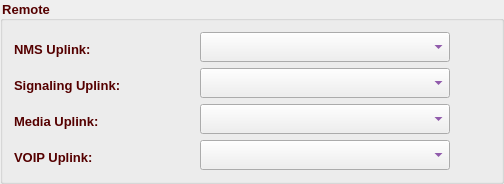
               <widget class="QGroupBox" name="groupBox_6">
                <property name="font">
                 <font>
                  <family>Tahoma</family>
                  <pointsize>10</pointsize>
                  <weight>75</weight>
                  <bold>true</bold>
                 </font>
                </property>
                <property name="styleSheet">
                 <string notr="true">color: rgb(85, 0, 0);</string>
                </property>
                <property name="title">
                 <string>Remote</string>
                </property>
                <layout class="QVBoxLayout" name="verticalLayout_10">
                 <item>
                  <layout class="QVBoxLayout" name="verticalLayout_11">
                   <item>
                    <layout class="QHBoxLayout" name="horizontalLayout_6">
                     <item>
                      <widget class="QLabel" name="label_13">
                       <property name="minimumSize">
                        <size>
                         <width>180</width>
                         <height>30</height>
                        </size>
                       </property>
                       <property name="maximumSize">
                        <size>
                         <width>180</width>
                         <height>25</height>
                        </size>
                       </property>
                       <property name="font">
                        <font>
                         <family>Tahoma</family>
                         <pointsize>10</pointsize>
                         <weight>75</weight>
                         <bold>true</bold>
                        </font>
                       </property>
                       <property name="text">
                        <string>NMS Uplink:</string>
                       </property>
                      </widget>
                     </item>
                     <item>
                      <widget class="QComboBox" name="RNmsUplinkCB">
                       <property name="sizePolicy">
                        <sizepolicy hsizetype="Preferred" vsizetype="Preferred">
                         <horstretch>0</horstretch>
                         <verstretch>0</verstretch>
                        </sizepolicy>
                       </property>
                       <property name="minimumSize">
                        <size>
                         <width>250</width>
                         <height>30</height>
                        </size>
                       </property>
                       <property name="maximumSize">
                        <size>
                         <width>250</width>
                         <height>30</height>
                        </size>
                       </property>
                       <property name="font">
                        <font>
                         <family>Tahoma</family>
                         <pointsize>10</pointsize>
                         <weight>75</weight>
                         <bold>true</bold>
                        </font>
                       </property>
                       <property name="styleSheet">
                        <string notr="true">color: rgb(85, 0, 127);</string>
                       </property>
                      </widget>
                     </item>
                     <item>
                      <spacer name="horizontalSpacer_28">
                       <property name="font">
                        <font>
                         <family>Tahoma</family>
                         <pointsize>10</pointsize>
                        </font>
                       </property>
                       <property name="orientation">
                        <enum>Qt::Horizontal</enum>
                       </property>
                       <property name="sizeHint" stdset="0">
                        <size>
                         <width>40</width>
                         <height>20</height>
                        </size>
                       </property>
                      </spacer>
                     </item>
                    </layout>
                   </item>
                   <item>
                    <layout class="QHBoxLayout" name="horizontalLayout_22">
                     <item>
                      <widget class="QLabel" name="label_18">
                       <property name="minimumSize">
                        <size>
                         <width>180</width>
                         <height>30</height>
                        </size>
                       </property>
                       <property name="maximumSize">
                        <size>
                         <width>180</width>
                         <height>25</height>
                        </size>
                       </property>
                       <property name="font">
                        <font>
                         <family>Tahoma</family>
                         <pointsize>10</pointsize>
                         <weight>75</weight>
                         <bold>true</bold>
                        </font>
                       </property>
                       <property name="text">
                        <string>Signaling Uplink:</string>
                       </property>
                      </widget>
                     </item>
                     <item>
                      <widget class="QComboBox" name="RSigUplinkCB">
                       <property name="sizePolicy">
                        <sizepolicy hsizetype="Preferred" vsizetype="Preferred">
                         <horstretch>0</horstretch>
                         <verstretch>0</verstretch>
                        </sizepolicy>
                       </property>
                       <property name="minimumSize">
                        <size>
                         <width>250</width>
                         <height>30</height>
                        </size>
                       </property>
                       <property name="maximumSize">
                        <size>
                         <width>250</width>
                         <height>30</height>
                        </size>
                       </property>
                       <property name="font">
                        <font>
                         <family>Tahoma</family>
                         <pointsize>10</pointsize>
                         <weight>75</weight>
                         <bold>true</bold>
                        </font>
                       </property>
                       <property name="styleSheet">
                        <string notr="true">color: rgb(85, 0, 127);</string>
                       </property>
                      </widget>
                     </item>
                     <item>
                      <spacer name="horizontalSpacer_29">
                       <property name="font">
                        <font>
                         <family>Tahoma</family>
                         <pointsize>10</pointsize>
                        </font>
                       </property>
                       <property name="orientation">
                        <enum>Qt::Horizontal</enum>
                       </property>
                       <property name="sizeHint" stdset="0">
                        <size>
                         <width>40</width>
                         <height>20</height>
                        </size>
                       </property>
                      </spacer>
                     </item>
                    </layout>
                   </item>
                   <item>
                    <layout class="QHBoxLayout" name="horizontalLayout_23">
                     <item>
                      <widget class="QLabel" name="label_21">
                       <property name="minimumSize">
                        <size>
                         <width>180</width>
                         <height>30</height>
                        </size>
                       </property>
                       <property name="maximumSize">
                        <size>
                         <width>180</width>
                         <height>25</height>
                        </size>
                       </property>
                       <property name="font">
                        <font>
                         <family>Tahoma</family>
                         <pointsize>10</pointsize>
                         <weight>75</weight>
                         <bold>true</bold>
                        </font>
                       </property>
                       <property name="text">
                        <string>Media Uplink:</string>
                       </property>
                      </widget>
                     </item>
                     <item>
                      <widget class="QComboBox" name="RMediaUplinkCB">
                       <property name="sizePolicy">
                        <sizepolicy hsizetype="Preferred" vsizetype="Preferred">
                         <horstretch>0</horstretch>
                         <verstretch>0</verstretch>
                        </sizepolicy>
                       </property>
                       <property name="minimumSize">
                        <size>
                         <width>250</width>
                         <height>30</height>
                        </size>
                       </property>
                       <property name="maximumSize">
                        <size>
                         <width>250</width>
                         <height>30</height>
                        </size>
                       </property>
                       <property name="font">
                        <font>
                         <family>Tahoma</family>
                         <pointsize>10</pointsize>
                         <weight>75</weight>
                         <bold>true</bold>
                        </font>
                       </property>
                       <property name="styleSheet">
                        <string notr="true">color: rgb(85, 0, 127);</string>
                       </property>
                      </widget>
                     </item>
                     <item>
                      <spacer name="horizontalSpacer_30">
                       <property name="font">
                        <font>
                         <family>Tahoma</family>
                         <pointsize>10</pointsize>
                        </font>
                       </property>
                       <property name="orientation">
                        <enum>Qt::Horizontal</enum>
                       </property>
                       <property name="sizeHint" stdset="0">
                        <size>
                         <width>40</width>
                         <height>20</height>
                        </size>
                       </property>
                      </spacer>
                     </item>
                    </layout>
                   </item>
                   <item>
                    <layout class="QHBoxLayout" name="horizontalLayout_24">
                     <item>
                      <widget class="QLabel" name="label_22">
                       <property name="minimumSize">
                        <size>
                         <width>180</width>
                         <height>30</height>
                        </size>
                       </property>
                       <property name="maximumSize">
                        <size>
                         <width>180</width>
                         <height>25</height>
                        </size>
                       </property>
                       <property name="font">
                        <font>
                         <family>Tahoma</family>
                         <pointsize>10</pointsize>
                         <weight>75</weight>
                         <bold>true</bold>
                        </font>
                       </property>
                       <property name="text">
                        <string>VOIP Uplink:</string>
                       </property>
                      </widget>
                     </item>
                     <item>
                      <widget class="QComboBox" name="RVoipUplinkCB">
                       <property name="sizePolicy">
                        <sizepolicy hsizetype="Preferred" vsizetype="Preferred">
                         <horstretch>0</horstretch>
                         <verstretch>0</verstretch>
                        </sizepolicy>
                       </property>
                       <property name="minimumSize">
                        <size>
                         <width>250</width>
                         <height>30</height>
                        </size>
                       </property>
                       <property name="maximumSize">
                        <size>
                         <width>250</width>
                         <height>30</height>
                        </size>
                       </property>
                       <property name="font">
                        <font>
                         <family>Tahoma</family>
                         <pointsize>10</pointsize>
                         <weight>75</weight>
                         <bold>true</bold>
                        </font>
                       </property>
                       <property name="styleSheet">
                        <string notr="true">color: rgb(85, 0, 127);</string>
                       </property>
                      </widget>
                     </item>
                     <item>
                      <spacer name="horizontalSpacer_31">
                       <property name="font">
                        <font>
                         <family>Tahoma</family>
                         <pointsize>10</pointsize>
                        </font>
                       </property>
                       <property name="orientation">
                        <enum>Qt::Horizontal</enum>
                       </property>
                       <property name="sizeHint" stdset="0">
                        <size>
                         <width>40</width>
                         <height>20</height>
                        </size>
                       </property>
                      </spacer>
                     </item>
                    </layout>
                   </item>
                  </layout>
                 </item>
                </layout>
               </widget>
